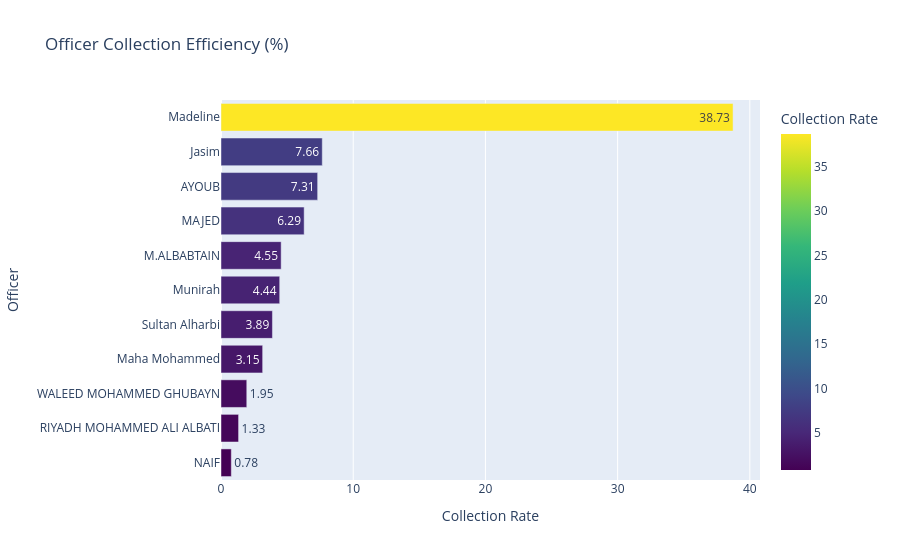

Here is the notebook cell this chart was saved with:
### Code cell
fig = px.bar(
    officer_summary,
    x="Collection Rate",
    y="Officer",
    orientation="h",
    color="Collection Rate",
    title="Officer Collection Efficiency (%)",
    text_auto="Collection Rate",
    color_continuous_scale="Viridis"
)

fig.update_layout(yaxis={'categoryorder':'total ascending'})

fig.show()

### Figure 1 — Plotly figure (JSON) as saved in the notebook; plotly's stock layout.template omitted (floating-point values rounded to 4 significant figures)
{"data": [{"alignmentgroup": "True", "hovertemplate": "Collection Rate=%{marker.color}<br>Officer=%{y}<extra></extra>", "legendgroup": "", "marker": {"color": [38.73, 7.66, 7.31, 6.29, 4.55, 4.44, 3.89, 3.15, 1.95, 1.33, 0.78], "coloraxis": "coloraxis", "pattern": {"shape": ""}}, "name": "", "offsetgroup": "", "orientation": "h", "showlegend": false, "textposition": "auto", "texttemplate": "%{x:Collection Rate}", "type": "bar", "x": [38.73, 7.66, 7.31, 6.29, 4.55, 4.44, 3.89, 3.15, 1.95, 1.33, 0.78], "xaxis": "x", "y": ["Madeline", "Jasim", "AYOUB", "MAJED", "M.ALBABTAIN", "Munirah", "Sultan Alharbi", "Maha Mohammed", "WALEED MOHAMMED GHUBAYN", "RIYADH MOHAMMED ALI ALBATI", "NAIF"], "yaxis": "y"}], "layout": {"barmode": "relative", "coloraxis": {"colorbar": {"title": {"text": "Collection Rate"}}, "colorscale": [[0, "#440154"], [0.1111, "#482878"], [0.2222, "#3e4989"], [0.3333, "#31688e"], [0.4444, "#26828e"], [0.5556, "#1f9e89"], [0.6667, "#35b779"], [0.7778, "#6ece58"], [0.8889, "#b5de2b"], [1, "#fde725"]]}, "legend": {"tracegroupgap": 0}, "title": {"text": "Officer Collection Efficiency (%)"}, "xaxis": {"anchor": "y", "domain": [0, 1], "title": {"text": "Collection Rate"}}, "yaxis": {"anchor": "x", "categoryorder": "total ascending", "domain": [0, 1], "title": {"text": "Officer"}}}}
